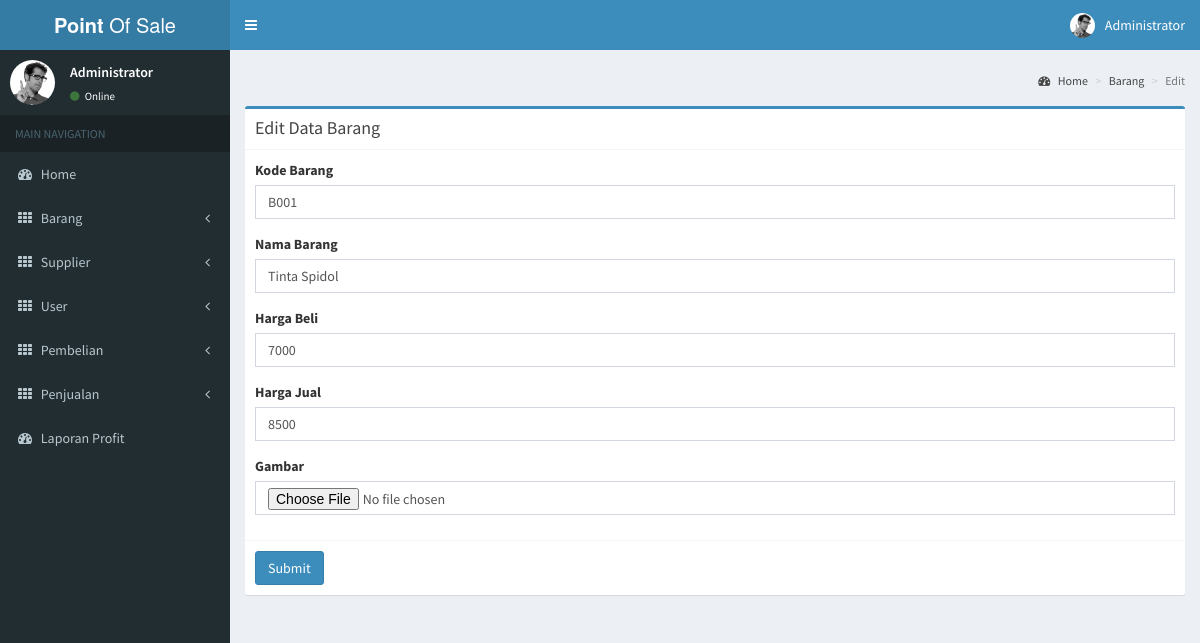
Screenshot of /edit_barang.php?id_barang=3 (signed in) with the database file from the repository.
### tables this page shows
CREATE TABLE `user` (
  `id_user` int(11) NOT NULL,
  `nama_user` varchar(100) NOT NULL,
  `username` varchar(15) NOT NULL,
  `password` varchar(15) NOT NULL
);

CREATE TABLE `barang` (
  `id_barang` int(11) NOT NULL,
  `kode_barang` varchar(50) NOT NULL,
  `nama_barang` varchar(50) NOT NULL,
  `stok` int(11) NOT NULL,
  `harga_beli` int(11) NOT NULL,
  `harga_jual` int(11) NOT NULL,
  `link_gambar` text NOT NULL
);

### edit_barang.php (the view, shortened to what this page needs)
<?php include("header.php"); ?>
<div class="content-wrapper">
  <section class="content-header">
    <h1>
    </h1>
    <ol class="breadcrumb">
      <li><a href="#"><i class="fa fa-dashboard"></i> Home</a></li>
      <li><a href="#">Barang</a></li>
      <li class="active">Edit</li>
    </ol>
  </section>
  <section class="content">
    <div class="row">
      <div class="col-md-12">
        <div class="box box-primary">
          <div class="box-header with-border">
            <h3 class="box-title">Edit Data Barang</h3>
          </div>
          <?php
            $sql = "SELECT * FROM barang WHERE id_barang = '".$_GET['id_barang']."'";
            $result = $conn->query($sql);
            while ($hasil = $result->fetch_assoc()) {
          ?>
          <form role="form" method="post" enctype="multipart/form-data" action="process.php?action=edit_barang">
            <div class="box-body">
              <div class="form-group">
                <label>Kode Barang</label>
                <input type="text" name="kode_barang" value="<?php echo $hasil['kode_barang']; ?>" class="form-control">
              </div>
              <div class="form-group">
                <label>Nama Barang</label>
                <input type="text" name="nama_barang" value="<?php echo $hasil['nama_barang']; ?>" class="form-control">
              </div>
              <div class="form-group">
                <label>Harga Beli</label>
                <input type="text" name="harga_beli" value="<?php echo $hasil['harga_beli']; ?>" class="form-control">
              </div>
              <div class="form-group">
                <label>Harga Jual</label>
                <input type="text" name="harga_jual" value="<?php echo $hasil['harga_jual']; ?>" class="form-control">
              </div>
              <div class="form-group">
                <label>Gambar</label>
                <input type="file" name="gambar" class="form-control">
              </div>
            </div>
            <div class="box-footer">
              <button type="submit" class="btn btn-primary">Submit</button>
            </div>
          </form>
          <?php
            }
           ?>
        </div>
      </div>
    </div>
  </section>
</div>
<?php include("footer.php"); ?>

### header.php (shortened to what this page needs)
<?php include("connection.php"); ?>
<!DOCTYPE html>
<html>
<head>
  <link rel="stylesheet" href="addon/bower_components/bootstrap/dist/css/bootstrap.min.css">
  <link rel="stylesheet" href="addon/bower_components/font-awesome/css/font-awesome.min.css">
  <link rel="stylesheet" href="addon/bower_components/Ionicons/css/ionicons.min.css">
  <link rel="stylesheet" href="addon/bower_components/datatables.net-bs/css/dataTables.bootstrap.min.css">
  <link rel="stylesheet" href="addon/bower_components/bootstrap-daterangepicker/daterangepicker.css">
  <link rel="stylesheet" href="addon/bower_components/bootstrap-datepicker/dist/css/bootstrap-datepicker.min.css">
  <link rel="stylesheet" href="addon/plugins/iCheck/all.css">
  <link rel="stylesheet" href="addon/bower_components/bootstrap-colorpicker/dist/css/bootstrap-colorpicker.min.css">
  <link rel="stylesheet" href="addon/plugins/timepicker/bootstrap-timepicker.min.css">
  <link rel="stylesheet" href="addon/bower_components/select2/dist/css/select2.min.css">
  <link rel="stylesheet" href="addon/dist/css/AdminLTE.min.css">
  <link rel="stylesheet" href="addon/dist/css/skins/_all-skins.min.css">
</head>
<body class="hold-transition skin-blue sidebar-mini">
<div class="wrapper">
  <header class="main-header">
    <a href="addon/index2.html" class="logo">
      <span class="logo-lg"><b>Point</b> Of Sale</span>
    </a>
    <nav class="navbar navbar-static-top">
      <a href="#" class="sidebar-toggle" data-toggle="push-menu" role="button">
      </a>
      <div class="navbar-custom-menu">
        <ul class="nav navbar-nav">
          <li class="dropdown user user-menu">
            <a href="#" class="dropdown-toggle" data-toggle="dropdown">
              <img src="addon/dist/img/user2-160x160.jpg" class="user-image" alt="User Image">
              <span class="hidden-xs">
                <?php
                  $sql = "SELECT * FROM user WHERE username = '".$_SESSION['username']."'";
                  $result = $conn->query($sql);
                  while ($hasil = $result->fetch_assoc()) {
                 ?>
                <?php echo $hasil['nama_user'] ?>
              <?php } ?>
              </span>
            </a>
          </li>
        </ul>
      </div>
    </nav>
  </header>
  <aside class="main-sidebar">
    <section class="sidebar">
      <div class="user-panel">
        <div class="pull-left image">
          <img src="addon/dist/img/user2-160x160.jpg" class="img-circle" alt="User Image">
        </div>
        <div class="pull-left info">
          <p>
            <?php
                  $sql = "SELECT * FROM user WHERE username = '".$_SESSION['username']."'";
                  $result = $conn->query($sql);
                  while ($hasil = $result->fetch_assoc()) {
                 ?>
                <?php echo $hasil['nama_user'] ?>
              <?php } ?>
          </p>
          <a href="#"><i class="fa fa-circle text-success"></i> Online</a>
        </div>
      </div>
      <ul class="sidebar-menu" data-widget="tree">
        <li class="header">MAIN NAVIGATION</li>
        <li>
          <a href="home.php">
            <i class="fa fa-dashboard"></i> <span>Home</span>
          </a>
        </li>
        <li class="treeview">
          <a href="#">
            <i class="fa fa-th"></i> <span>Barang</span>
            <span class="pull-right-container">
              <i class="fa fa-angle-left pull-right"></i>
            </span>
          </a>
        </li>
        <li class="treeview">
          <a href="#">
            <i class="fa fa-th"></i> <span>Supplier</span>
            <span class="pull-right-container">
              <i class="fa fa-angle-left pull-right"></i>
            </span>
          </a>
        </li>
        <li class="treeview">
          <a href="#">
            <i class="fa fa-th"></i> <span>User</span>
            <span class="pull-right-container">
              <i class="fa fa-angle-left pull-right"></i>
            </span>
          </a>
        </li>
        <li class="treeview">
          <a href="#">
            <i class="fa fa-th"></i> <span>Pembelian</span>
            <span class="pull-right-container">
              <i class="fa fa-angle-left pull-right"></i>
            </span>
          </a>
        </li>
        <li class="treeview">
          <a href="#">
            <i class="fa fa-th"></i> <span>Penjualan</span>
            <span class="pull-right-container">
              <i class="fa fa-angle-left pull-right"></i>
            </span>
          </a>
        </li>
        <li>
          <a href="before_laporan_profit.php">
            <i class="fa fa-dashboard"></i> <span>Laporan Profit</span>
          </a>
        </li>
      </ul>
    </section>
  </aside>

### rows the page displays
user: nama_user "Administrator"
barang: kode_barang "B001", nama_barang "Tinta Spidol", harga_beli "7000", harga_jual "8500"
